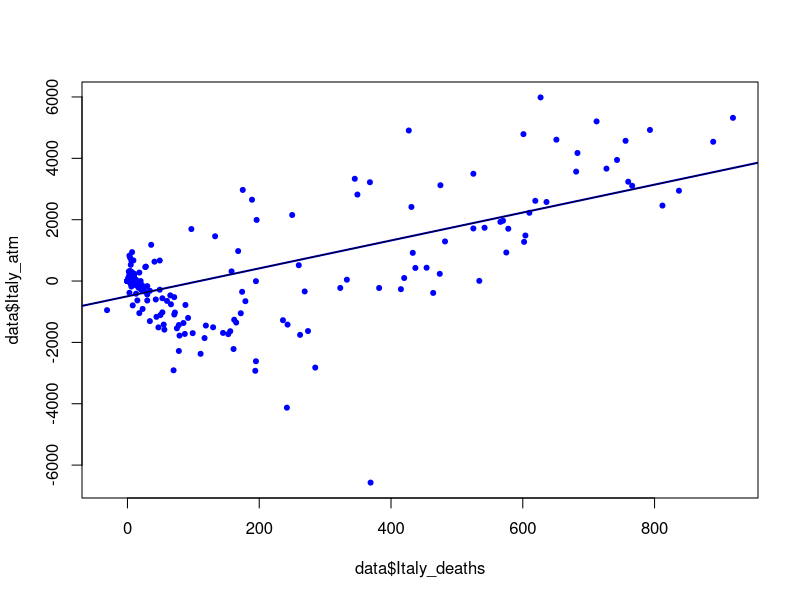
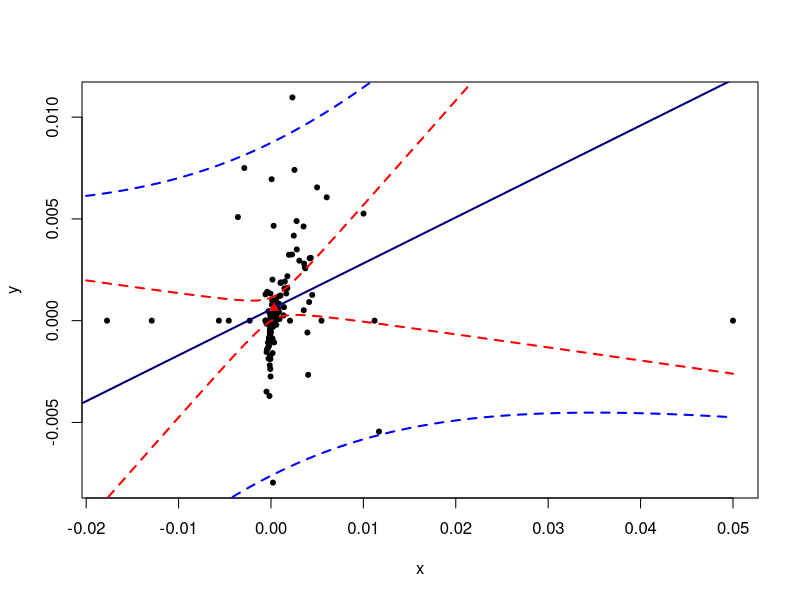

Write the R code that produced these figures, in order. (Note: a time limit stopped this script after it produced the figures.)

setwd("C:/Users/matteo posenato/Documents/statistic learning 1/project/Project/MY_PROJECT/dataset")


data <- read.csv('global_covid19_diff.csv', stringsAsFactors = FALSE)

#model#
#1
#make a plot
plot(data$Italy_deaths,data$Italy_atm,  pch=20, col="blue")

#make simpler linear regression with atm and deaths
reg.out <- lm(data$Italy_atm~data$Italy_deaths)
summary(reg.out)

#ad the regression line in the plot
beta.hat <- coefficients(reg.out)
abline(beta.hat[1], beta.hat[2], col="blue", lwd=2)

abline(reg.out)

#confident interval and intercpet
confint(reg.out)
confint(reg.out, level=0.8)

#check the redisuals
e <- residuals(reg.out)
y.hat <- fitted.values(reg.out)
sum(e)
sum(data$Italy_atm*e)
sum(y.hat*e)

#2

#plot and linear regression
x <- data$Italy_incidence
y <- data$Spain_incidence
plot(x, y, pch= 20)
reg.out <- lm(x~y)
summary(reg.out)

#add the line in the plot

beta.hat <- coefficients(reg.out)
abline(beta.hat[1], beta.hat[2], col="blue", lwd=2)

abline(reg.out)

#confident interval and intercept
confint(reg.out)
confint(reg.out, level=0.8)

#check the residual and sum it
e <- residuals(reg.out)
y.hat <- fitted.values(reg.out)
sum(e)
sum(y*e)
sum(y.hat*e)

#prediction

#check the coefficient of Spain incidents and the intercept
coefficients(reg.out)

#sum the coefficient and multiply by the mean of Spain incidence
0.0005584873+0.2258139985*mean(y)

#add a red dot in the plot
points(mean(y),0.0006332813, pch=17, col="red")

#create a new dataframe with the mean of the spain incidents and predict
new.x <- data.frame(y = mean(y))
predict(reg.out, newdata=new.x)

#predict the confidence interval and the predoction interval
predict(reg.out, newdata=new.x, interval ="confidence")
predict(reg.out, newdata=new.x, interval ="prediction")

range(y)
xp <- seq(-0.02, 0.05, length=100)
new.x <- data.frame(y=xp)
new.conf <- predict(reg.out, newdata=new.x, interval = "confidence")

#add the intervals in the plot
lines(xp, new.conf[,2], lty=2, col="red", lwd=2)
lines(xp, new.conf[,3], lty=2, col="red", lwd=2)

new.pred <- predict(reg.out, newdata=new.x, interval = "prediction")
lines(xp, new.pred[,2], lty=2, col="blue", lwd=2)
lines(xp, new.pred[,3], lty=2, col="blue", lwd=2)


#make a two-side t-test for the incidents of the two county 
t.test(data$Italy_incidence,data$Spain_incidence)

## i'll try to replicate the t-test for all the possibility of country but don't work 
for (country1 in names(data)){
  for (country2 in names(data)){
  x <- country1
  y <- country2
  new_data <- data.frame(Country1 = x, Country2 = y)
  ##salvare il p value da qualche parte
  }}
